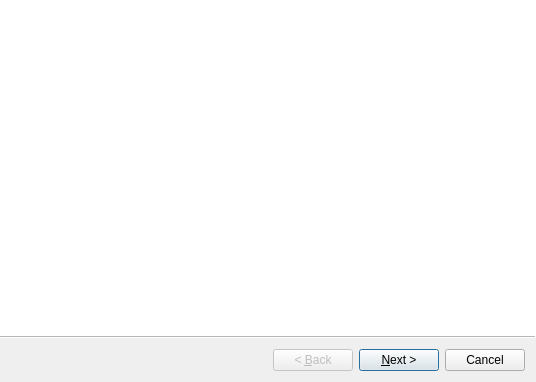
<?xml version="1.0" encoding="UTF-8"?>
<ui version="4.0">
 <class>Wizard</class>
 <widget class="QWizard" name="Wizard">
  <property name="geometry">
   <rect>
    <x>0</x>
    <y>0</y>
    <width>536</width>
    <height>382</height>
   </rect>
  </property>
  <property name="windowTitle">
   <string>Wizard</string>
  </property>
  <property name="wizardStyle">
   <enum>QWizard::ModernStyle</enum>
  </property>
  <property name="options">
   <set>QWizard::ExtendedWatermarkPixmap|QWizard::HelpButtonOnRight</set>
  </property>
  <widget class="QWizardPage" name="wizardPage1"/>
  <widget class="QWizardPage" name="wizardPage"/>
  <widget class="QWizardPage" name="wizardPage_2"/>
  <widget class="QWizardPage" name="wizardPage2">
   <widget class="QWidget" name="widget" native="true">
    <property name="geometry">
     <rect>
      <x>10</x>
      <y>250</y>
      <width>291</width>
      <height>71</height>
     </rect>
    </property>
    <property name="styleSheet">
     <string notr="true">background-image: url(:/images/securepoint_h.png);</string>
    </property>
   </widget>
  </widget>
 </widget>
 <resources/>
 <connections/>
</ui>
